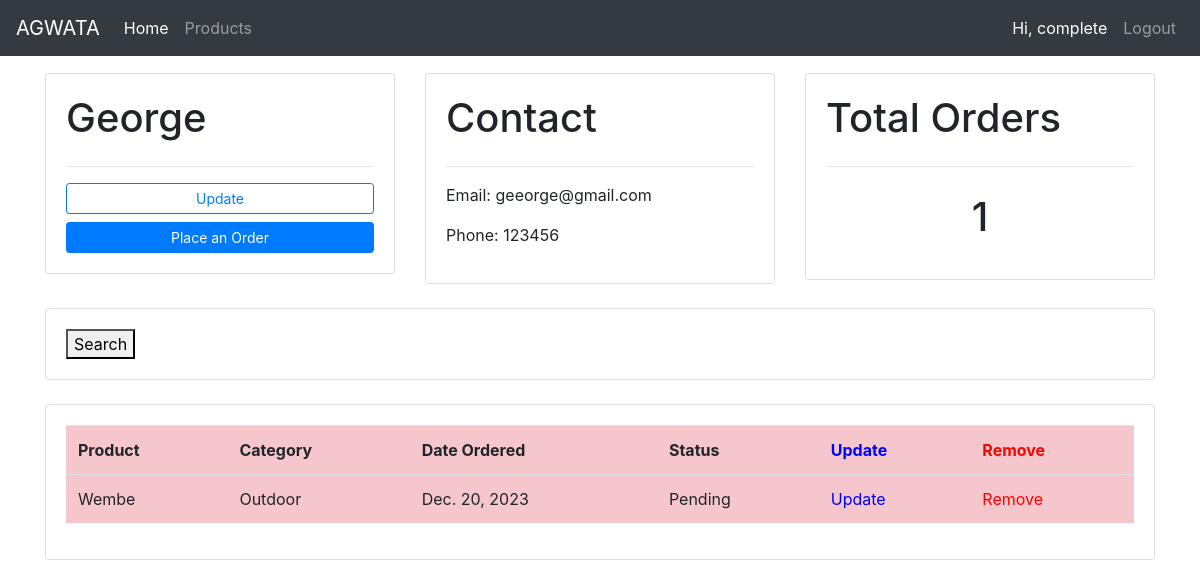
The page /customer/2/ (signed in) on the database its author committed.
### accounts/models.py (models this page shows, shortened)
class Customer(models.Model):
    name = models.CharField(max_length=200, null=True)
    phone = models.CharField(max_length=200, null=True)
    email = models.CharField(max_length=200, null=True)
    date_created = models.DateField(auto_now_add=True, null=True)
    def __str__(self):
        return self.name

class Order(models.Model):
    STATUS = (
        ('Pending', 'Pending'),
        ('Out of stock', 'Out of stock'),
        ('Delivered', 'Delivered'),
    )
    customer = models.ForeignKey(Customer, null=True, on_delete=models.SET_NULL)
    product = models.ForeignKey(Product, null=True, on_delete=models.SET_NULL)
    date_created = models.DateField(auto_now_add=True, null=True)
    status = models.CharField(max_length=200, null=True, choices=STATUS)

class Product(models.Model):
    CATEGORY = (
        ('Indoor', 'Indoor'),
        ('Outdoor', 'Outdoor'),
    )
    name = models.CharField(max_length=200, null=True)
    price = models.FloatField(null=True)
    category = models.CharField(max_length=200, null=True, choices=CATEGORY)
    description = models.CharField(max_length=200, null=True)
    date_created = models.DateField(auto_now_add=True, null=True)
    tags = models.ManyToManyField(Tag)
    def __str__(self):
        return self.name

### accounts/views.py (the view)
# urls.py: path('customer/<str:id>/', views.customer, name = 'customer'),
@login_required(login_url='login_user')
def customer(request, id):
    customer = Customer.objects.get(id=id)
    orders = customer.order_set.all()
    order_count = orders.count()
    context = {'customer': customer, 'orders': orders, 'order_count': order_count}
    return render(request, 'accounts/customer.html', context)

### templates/accounts/customer.html
{% extends 'base.html' %}
{% block content %}
<div class="row">
    <div class="col-md">
        <div class="card card-body">
                <h1>{{ customer }}</h1>
                <hr>
            <a class="btn btn-outline-primary btn-sm btn-block" href="">Update</a>
            <a href="{% url 'create_order' customer.id %}" class="btn btn-primary btn-sm btn-block">Place an Order</a>
        </div>
    </div>
    <div class="col-md">
        <div class="card card-body">
                <h1>Contact</h1>
                <hr>
                <p>Email: {{ customer.email }}</p>
                <p>Phone: {{ customer.phone }}</p>
        </div>
    </div>
    <div class="col-md">
        <div class="card card-body">
                <h1>Total Orders</h1>
                <hr>
                <h1 style="text-align: center; padding: 10px">{{ orders.count }}</h1>
        </div>
    </div>
</div>
<br>
<div class="row">
    <div class="col">
        <div class="card card-body">
            <form method="GET">
                <button type="submit">Search</button>
            </form>
        </div>
    </div>
</div>
<br>
<div class="row">
    <div class="col-md">
        <div class="card card-body">
            <table class="table table-danger">
                <tr>
                    <th>Product</th>
                    <th>Category</th>
                    <th>Date Ordered</th>
                    <th>Status</th>
                    <th style="color: blue;">Update</th>
                    <th style="color: red;">Remove</th>
                </tr>
                {% for order in orders %}
                    <tr>
                        <td>{{ order.product }}</td>
                        <td>{{ order.product.category }}</td>
                        <td>{{ order.date_created }}</td>
                        <td>{{ order.status }}</td>
                        <td><a style="color: blue;" href="{% url 'update_order' order.id %}">Update</a></td>
                        <td><a style="color: red;" href="{% url 'delete_order' order.id %}">Remove</a></td>
                    </tr>
                {% endfor %}
            </table>
        </div>
    </div>
</div>
{% endblock %}

### templates/base.html (shortened to what this page needs)
<!doctype html>
<html lang="en">
  <head>
    <link rel="stylesheet" href="https://cdn.jsdelivr.net/npm/bootstrap@4.0.0/dist/css/bootstrap.min.css">
  </head>
  <body>
    <nav class="navbar navbar-expand-lg navbar-dark bg-dark">
        <a class="navbar-brand" href="/">AGWATA</a>
        <div class="collapse navbar-collapse" id="navbarNav">
          <ul class="navbar-nav">
            <li class="nav-item active">
              <a class="nav-link" href="/">Home</a>
            </li>
            <li class="nav-item">
              <a class="nav-link " href="{% url 'products' %}">Products</a>
            </li>
          </ul>
        </div>
        {% if user.is_authenticated %}
          <ul class="navbar-nav">
            <li class="nav-item">
              <a class="nav-link active" href="">Hi, </strong>{{ request.user }}</strong></a>
            </li>
            <li class="nav-item">
              <a class="nav-link " href="{% url 'logout_user' %}">Logout</a>
            </li>
          {% endif %}
    </nav>
    <div class="container">
      <div class="col-md-12 mt-3" style="color: red;">
      </div>
      {% block content %}
      {% endblock %}
    </div>
  </body>
</html>

### rows shown on the page
Customer: name "George", email "geeorge@gmail.com", phone "123456"
Order: product "Wembe", product.category "Outdoor", date_created "Dec. 20, 2023", status "Pending"

### other values the page prints
{{ request.user }} "complete"
{{ orders.count }} "1"
